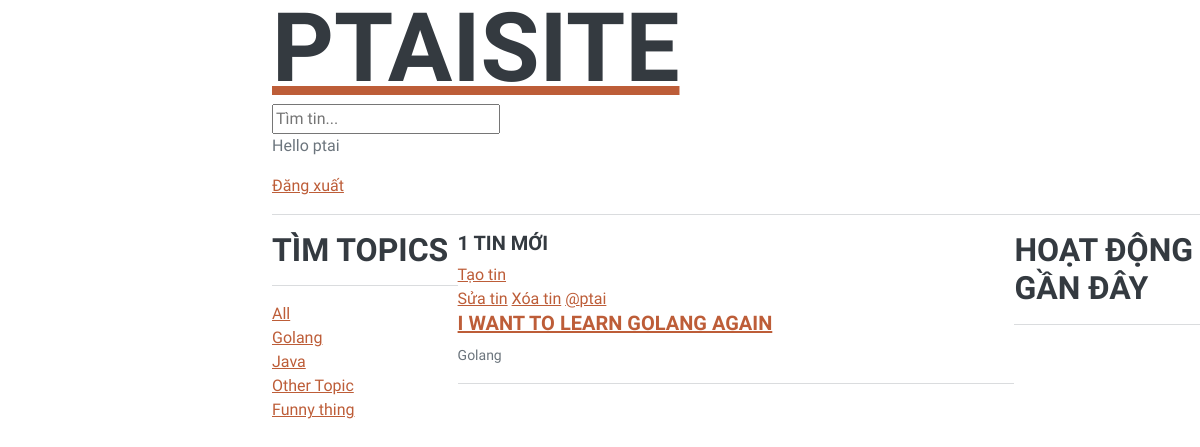
The app's page /?q=Golang (signed in), older data.
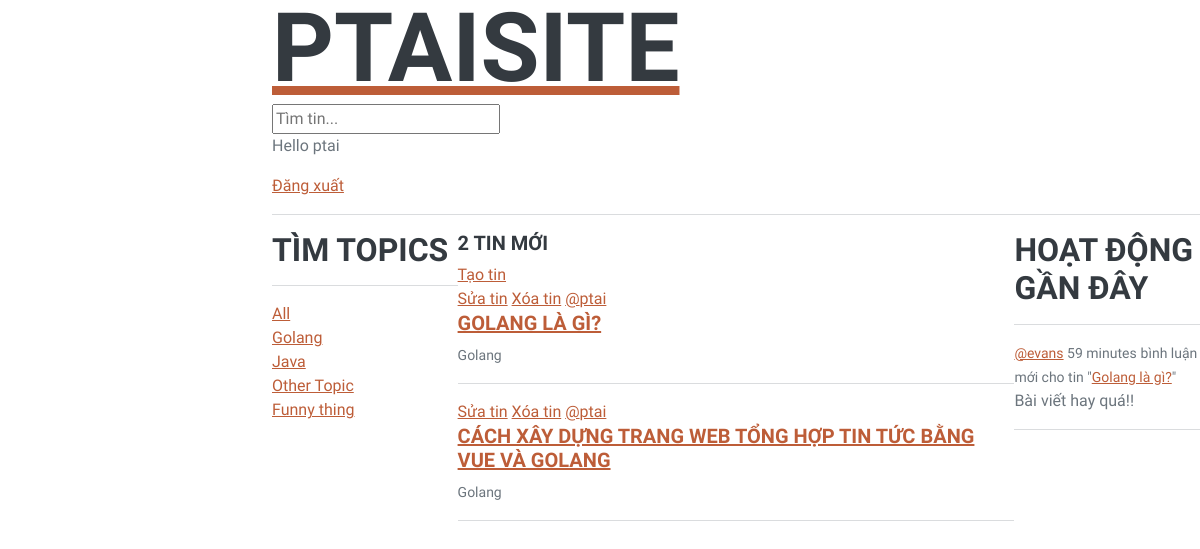
The same page, newer data.
### base/models.py (models this page shows, shortened)
class Topic(models.Model):
   name = models.CharField(max_length=200)

class Room (models.Model):
    name = models.CharField(max_length=200)
    host = models.ForeignKey(User, on_delete=models.SET_NULL, null=True)
    topic = models.ForeignKey(Topic, on_delete=models.SET_NULL, null=True)
    description = models.TextField(null=True, blank=True)
    updated = models.DateTimeField(auto_now = True)
    created = models.DateTimeField(auto_now_add=True)
    paticipants = models.ManyToManyField(User, related_name='paticipants', blank=True)
    class Meta:
        ordering = ['-updated', '-created']
    def __str__(self):
        return self.name

class Message(models.Model):
    user = models.ForeignKey(User, on_delete=models.CASCADE)
    room = models.ForeignKey(Room, on_delete=models.CASCADE)
    body = models.TextField()
    updated = models.DateTimeField(auto_now = True)
    created = models.DateTimeField(auto_now_add=True)
    def __str__(self):
        return self.body[0:50]

### base/views.py (the view)
# urls.py: path('', views.home, name="home"),
def home(request):
    q = request.GET.get('q') if request.GET.get('q') != None else ''
    rooms = Room.objects.filter(
        Q(topic__name__icontains=q) |
        Q(name__icontains=q) |
        Q(description__icontains=q)
    )
    topics = Topic.objects.all()
    room_count = rooms.count()
    room_messages = Message.objects.filter(Q(room__topic__name__icontains = q)).order_by('-created')
    context = {'rooms': rooms, 'topics': topics, 'room_count': room_count, 'room_messages': room_messages}
    return render(request, 'base/home.html', context)

### base/templates/base/home.html (shortened to what this page needs)
{% extends 'main.html'%}
{% block content %}
<div class="home-container">
    <div>
        {% include 'base/topics_component.html'%}
    </div>
    <div>
        <div>
            <h5>{{room_count}} tin mới</h5>
        </div>
        <a href="{% url 'create-room' %}"> Tạo tin </a>
        {%include 'base/feed_component.html'%}
    </div>
    <div>
        {% include 'base/activities_component.html'%}
    </div>
</div>
{% endblock content %}

### base/templates/base/topics_component.html
{% block content %}
<h3>Tìm Topics</h3>
        <hr>
        <div>
            <a href="{% url 'home' %}">All</a>
        </div>
        {% for topic in topics %}
        <div>
            <a href="{% url 'home' %}?q={{topic.name}}">{{ topic.name }}</a>
        </div>
        {% endfor %}
{% endblock content %}

### base/templates/base/feed_component.html
{% block content %}
{% for room in rooms %}
            <div>
                {% if request.user == room.host %}
                <a href="{% url 'update-room' room.id  %}">Sửa tin</a>
                <a href="{% url 'delete-room' room.id  %}">Xóa tin</a>
                {% endif  %}
                <a href="{% url 'user-profile' room.host.id %}">@{{room.host.username}}</a>
                <h5><a href="{% url 'room' room.id %}">{{room.name}}</a> </h5>
                <small>{{room.topic.name}}</small>
                <hr>
            </div>
        {% endfor %}
{% endblock content %}

### base/templates/base/activities_component.html (shortened to what this page needs)
{% block content %}
<h3>Hoạt động gần đây</h3>
        <hr>
        {% for message in room_messages %}
            <div>
                <small><a href="{% url 'user-profile' message.user.id%}">@{{message.user}}</a> {{message.created|timesince}}</small>
                <small> bình luận mới cho tin "<a href="{% url 'room' message.room.id %}">{{message.room}}</a>"</small>
                <p>{{message}}</p>
                <hr>
            </div>
        {% endfor %}
{% endblock content %}

Row changes from the older to the newer data that the page shows:
removed Room: shows "Sửa tin", host.username "ptai", name "I WANT TO LEARN GOLANG AGAIN", topic.name "Golang"
added Room: shows "Sửa tin", host.username "ptai", name "GOLANG LÀ GÌ?", topic.name "Golang"
added Room: shows "Sửa tin", host.username "ptai", name "CÁCH XÂY DỰNG TRANG WEB TỔNG HỢP TIN TỨC BẰNG VUE VÀ GOLANG", topic.name "Golang"
added Message: user "evans", created "59 minutes", room "Golang là gì?", body "Bài viết hay quá!!"
Text that changed along with them:
{{ room_count }}: "1" → "2"
